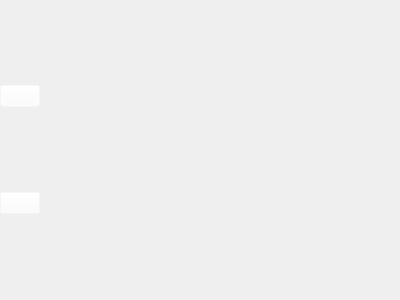
<?xml version="1.0" encoding="UTF-8"?>
<ui version="4.0">
 <class>UpDownButton</class>
 <widget class="QWidget" name="UpDownButton">
  <property name="geometry">
   <rect>
    <x>0</x>
    <y>0</y>
    <width>400</width>
    <height>300</height>
   </rect>
  </property>
  <property name="sizePolicy">
   <sizepolicy hsizetype="Minimum" vsizetype="Minimum">
    <horstretch>0</horstretch>
    <verstretch>0</verstretch>
   </sizepolicy>
  </property>
  <property name="windowTitle">
   <string>UpDownButton</string>
  </property>
  <layout class="QVBoxLayout" name="verticalLayout">
   <property name="spacing">
    <number>0</number>
   </property>
   <property name="leftMargin">
    <number>0</number>
   </property>
   <property name="topMargin">
    <number>0</number>
   </property>
   <property name="rightMargin">
    <number>0</number>
   </property>
   <property name="bottomMargin">
    <number>0</number>
   </property>
   <item>
    <widget class="QPushButton" name="upButton">
     <property name="sizePolicy">
      <sizepolicy hsizetype="Fixed" vsizetype="Fixed">
       <horstretch>0</horstretch>
       <verstretch>0</verstretch>
      </sizepolicy>
     </property>
     <property name="styleSheet">
      <string notr="true">background-color: rgba(255, 255, 255, 0);</string>
     </property>
     <property name="text">
      <string/>
     </property>
     <property name="iconSize">
      <size>
       <width>16</width>
       <height>16</height>
      </size>
     </property>
    </widget>
   </item>
   <item>
    <widget class="QPushButton" name="downButton">
     <property name="sizePolicy">
      <sizepolicy hsizetype="Fixed" vsizetype="Fixed">
       <horstretch>0</horstretch>
       <verstretch>0</verstretch>
      </sizepolicy>
     </property>
     <property name="styleSheet">
      <string notr="true">background-color: rgba(255, 255, 255, 0);</string>
     </property>
     <property name="text">
      <string/>
     </property>
    </widget>
   </item>
  </layout>
 </widget>
 <layoutdefault spacing="6" margin="11"/>
 <resources/>
 <connections/>
</ui>
